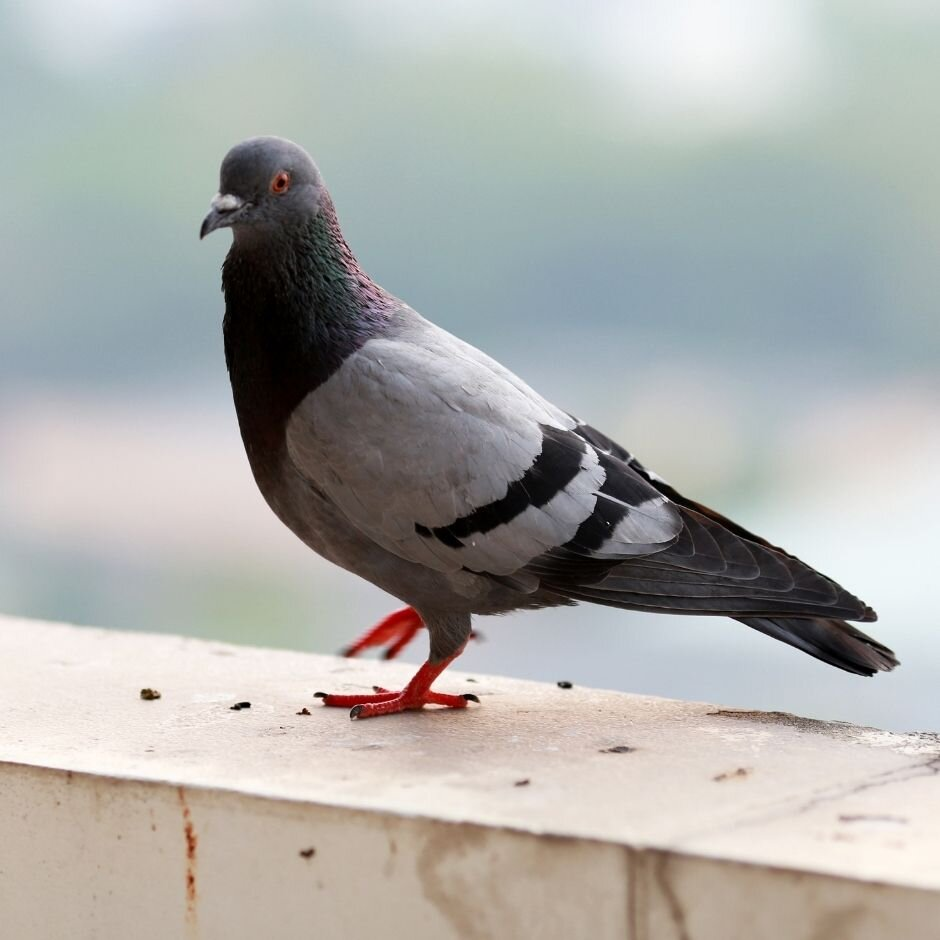
#> input picture pigeon.jpg, 940 x 940 px
$ jupyter execute --allow-errors consistency_clustering.ipynb
#> lines starting #> are read from the running program, lines starting #| are printed output that depends on the picture; after the words box and inside, x2 and y2 are one past the last pixel; in counts of white or black regions, pixels touching at a corner belong together; long printed decimals are rounded
[cell 1]
import torch
import torch.nn as nn
from torch.utils.data import DataLoader
import cv2

import os
from matplotlib import pyplot as plt

from PIL import Image
import numpy as np
from sklearn.cluster import KMeans, DBSCAN
from sklearn.mixture import GaussianMixture

PATCH_SIZE = 32

image = Image.open("pigeon.jpg")
#> image is the input picture: PIL image 940x940 RGB; mean R, G, B 173.6, 174, 171.2
sketch = Image.open("pigeon_sketch.png")
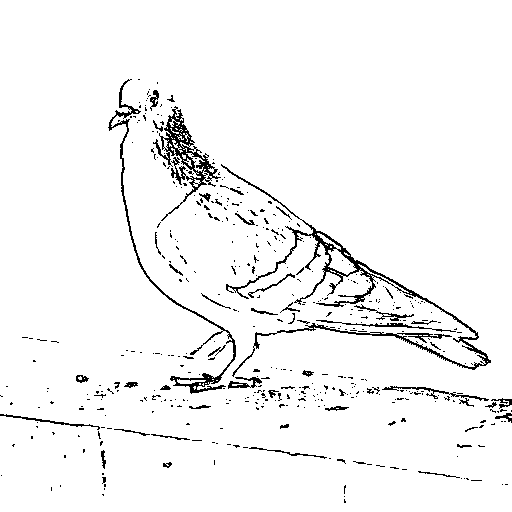
#> input picture pigeon_sketch.png, 512 x 512 px
#> sketch is the input picture: PIL image 512x512 L; 95.8% white; black in thin lines or dots, all inside (x1, y1, x2, y2) = (0, 79, 512, 503)
ascii_lines = Image.open("pigeon_ascii.png")
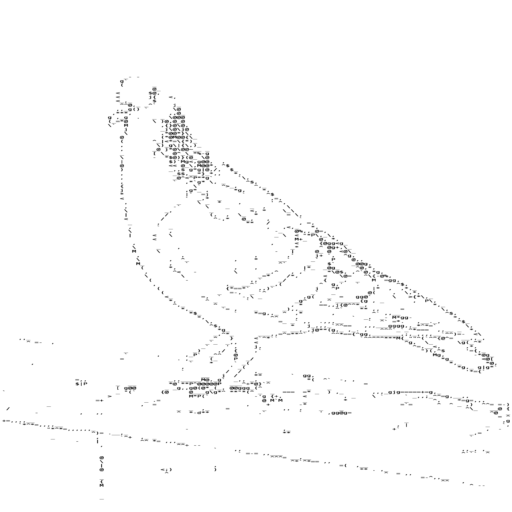
#> input picture pigeon_ascii.png, 512 x 512 px
#> ascii_lines is the input picture: PIL image 512x512 L; min 35, max 255, mean 251.9
bw = Image.open("sit_toyosu.png").convert("L")
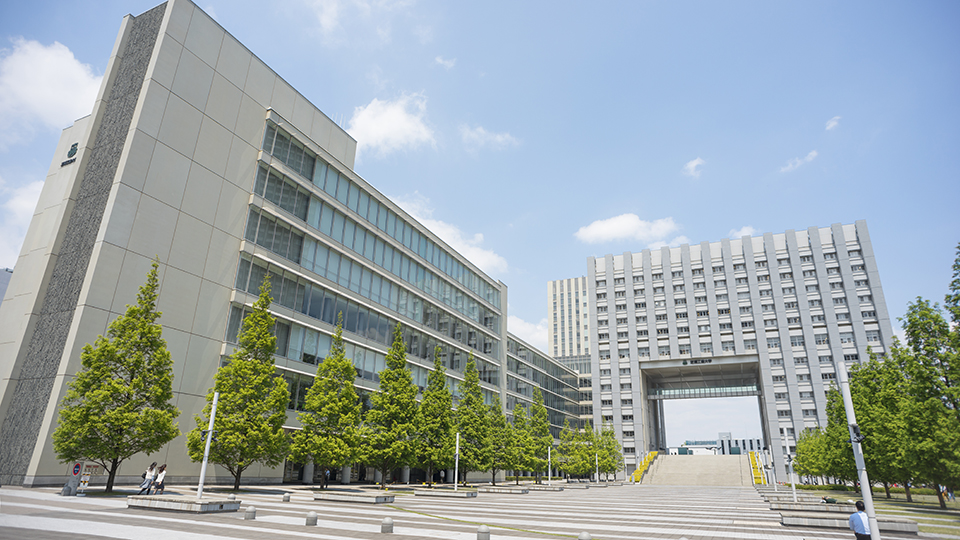
#> input picture sit_toyosu.png, 960 x 540 px
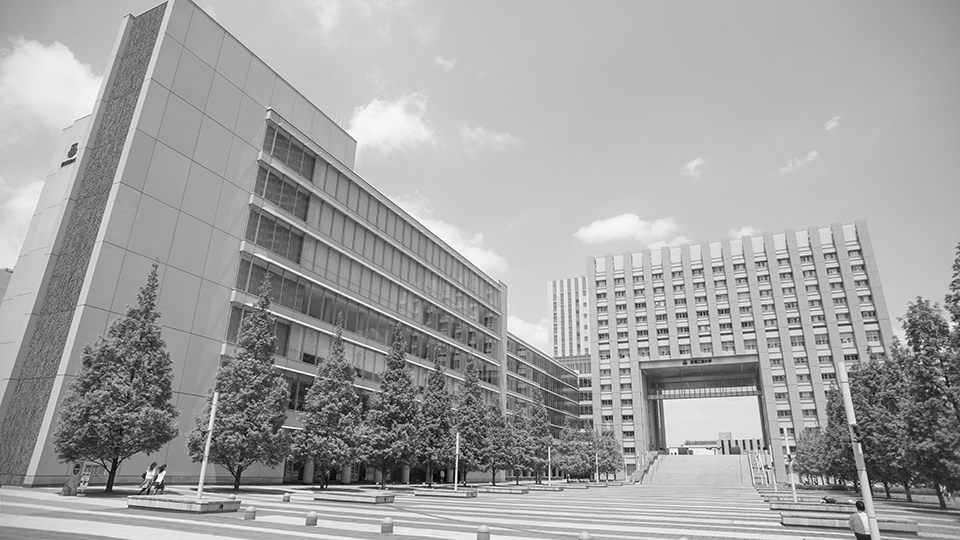
#> bw: PIL image 960x540 L; min 0, max 255, mean 162.6
tone = Image.open("converted_sit_toyosu.png")
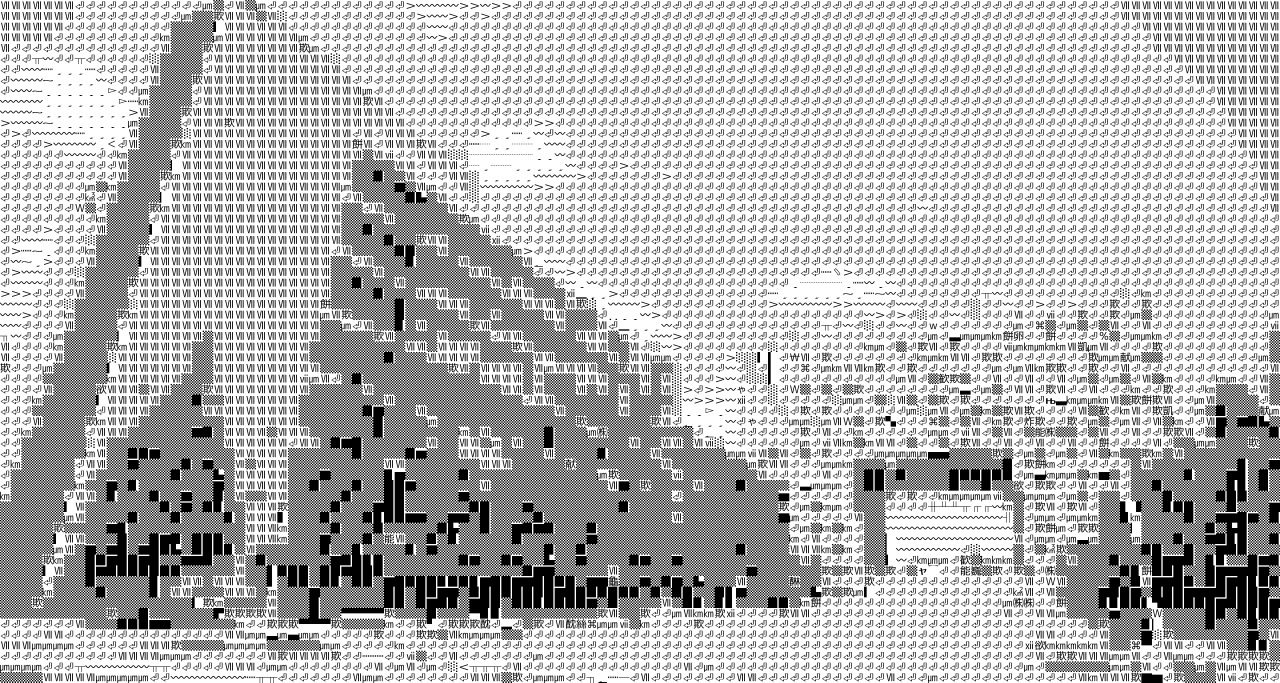
#> input picture converted_sit_toyosu.png, 7680 x 4096 px (shown at 1/6 size)
#> tone is the input picture: PIL image 7680x4096 L; min 0, max 255, mean 182.4

[cell 2]
def extract_patches(image, n, m, filename=None):
#> called with n = 32, m = 32
    patches = []
    image = np.array(image,float)
#> image: shape (512, 512) float64
    height, width = image.shape[:2]
#> height = 512; width = 512
    images_height =0
    images_width = 0

    for y in range(0, height - n + 1, m):
        images_height += 1
        for x in range(0, width - n + 1, m):
            images_width += 1
            patch = image[y:y+n, x:x+n]
            patches.append(patch)
#> after the loop, images_height = 16; images_width = 256; patches = 256 items
    images_width = images_width//images_height
#> images_width = 16

    if filename:
        os.makedirs(filename, exist_ok=True)
        for i, patch in enumerate(patches):
            cv2.imwrite(f"{filename}/{filename}_{i}.png", patch)

    return np.array([patch for patch in patches]), images_width, images_height

[cell 3]
def text_patches(text, n):
    patches = []
    for y in range(0, len(text), n):
        for x in range(0, len(text)):
            square = []
            try:
                patch = text[x].T[y:y+n]
                square.append(patch)
            except IndexError:
                patch = text[x].T[y:len(text[x]+1)]
                for i in range(len(text[x], len(text[x] + n + 1))):
                    patch.append(" ")
                square.append(patch)
            if x%3 == 0:
                patches.append(square)
                square = []
    return patches

#> (a cell that did not finish here is left out)

#> (a cell that did not finish here is left out)

#> (a cell that did not finish here is left out)

[cell 7]
intra_cluster_variances = []

#> (the rest of this cell did not finish here and is left out)

[cell 8]
# Assuming you have a list of image paths called 'image_paths'
# Load the images
images, _, _ = extract_patches(np.array(ascii_lines), PATCH_SIZE, PATCH_SIZE)
intra_cluster_variances = []

for image in images:
    kmeans = KMeans(n_clusters=4)  # You can adjust the number of clusters as needed
    kmeans.fit(image)

    # Print the irregularities
    intra_cluster_variance = kmeans.inertia_
    # print("Intra-cluster variance:", intra_cluster_variance)
    intra_cluster_variances.append(intra_cluster_variance)
#> this loop made 256 passes
#> intra_cluster_variance on passes 1 to 3: 0, 0, 0
#> after the loop, intra_cluster_variances = 256 values, max 1205816.1 at index 69, min 0 at index 0, mean 80489.2

[cell 9]
intra_cluster_variances = np.array(intra_cluster_variances).mean()
#> intra_cluster_variances = 80489.2
print("Intra-cluster variance:", intra_cluster_variances)
#| Intra-cluster variance: 80489.191

[cell 10]
import numpy as np
import cv2
import matplotlib.pyplot as plt
from sklearn.cluster import DBSCAN

img= cv2.imread('pigeon_ascii.png')
#> img: shape (512, 512, 3); min 35, max 255, mean 251.9
labimg = cv2.cvtColor(img, cv2.COLOR_BGR2LAB)
#> labimg: shape (512, 512, 3); mean of channels 0, 1, 2 252.2, 128, 128

n = 0
while(n<4):
    labimg = cv2.pyrDown(labimg)
    n = n+1
#> labimg: shape (32, 32, 3); mean of channels 0, 1, 2 252.2, 128, 128
#> after the loop, n = 4

feature_image=np.reshape(labimg, [-1, 3])
#> feature_image = 1024 rows, first 8: [255, 128, 128], [255, 128, 128], [255, 128, 128], [255, 128, 128], [255, 128, 128], [255, 128, 128], [255, 128, 128], [255, 128, 128]
rows, cols, chs = labimg.shape
#> rows = 32; cols = 32; chs = 3

db = DBSCAN(eps=1, min_samples=3, metric = 'euclidean',algorithm ='auto')
db.fit(feature_image)
labels = db.labels_

indices = np.dstack(np.indices(labimg.shape[:2]))
xycolors = np.concatenate((labimg, indices), axis=-1)
feature_image2 = np.reshape(xycolors, [-1,5])
#> feature_image2 = 1024 rows, first 6: [255, 128, 128, 0, 0], [255, 128, 128, 0, 1], [255, 128, 128, 0, 2], [255, 128, 128, 0, 3], [255, 128, 128, 0, 4], [255, 128, 128, 0, 5]
db.fit(feature_image2)
labels2 = db.labels_

plt.figure(2)
plt.subplot(2, 1, 1)
plt.imshow(img)
plt.axis('off')

# plt.subplot(2, 1, 2)
# plt.imshow(np.reshape(labels, [rows, cols]))
# plt.axis('off')

plt.subplot(2, 1, 2)
plt.imshow(np.reshape(labels2, [rows, cols]))
plt.axis('off')
plt.show()
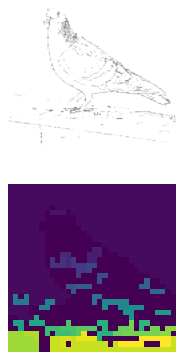
#> figure drawn by matplotlib, 2 panels

[cell 11]
import os
import matplotlib.pyplot as plt
import numpy as np
import cv2
from scipy import stats


img = cv2.imread("pigeon_ascii.png")

# Convert MxNx3 image into Kx3 where K=MxN
img2 = img.reshape((-1,3))  #-1 reshape means, in this case MxN

from sklearn.mixture import GaussianMixture as GMM

#covariance choices, full, tied, diag, spherical

k = 7
gmm_model = GMM(n_components=k, covariance_type='full').fit(img2)  #tied works better than full
gmm_labels = gmm_model.predict(img2)

#Put numbers back to original shape so we can reconstruct segmented image
original_shape = img.shape
#> original_shape = (512, 512, 3)
segmented = gmm_labels.reshape(original_shape[0], original_shape[1])
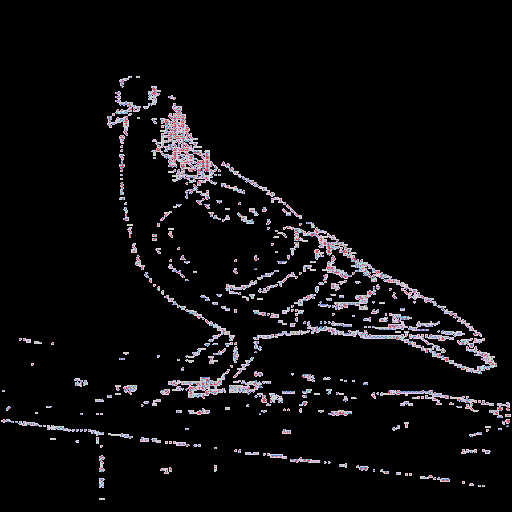
#> segmented: shape (512, 512) int64; 7 distinct labels, from 0 to 6; one colour per label, 0 black
# cv2.imwrite("test_s.tif", segmented)

data = img2.ravel()
#data = data[data != 0]
#data = data[data != 1]  #Removes background pixels (intensities 0 and 1)

gmm = GMM(n_components = k)
gmm = gmm.fit(X=np.expand_dims(data,1))
gmm_x = np.linspace(0,255,256)
gmm_y = np.exp(gmm.score_samples(gmm_x.reshape(-1,1)))
#> gmm_y = 256 values, max 373.9 at index 255, min 4.91e-12 at index 0, mean 1.46


gmm_model.means_

gmm_model.covariances_

gmm_model.weights_


# Plot histograms and gaussian curves
fig, ax = plt.subplots()
ax.hist(img2.ravel(),255,[2,256], density=True, stacked=True)
ax.plot(gmm_x, gmm_y, color="crimson", lw=2, label="GMM")

ax.set_ylabel("Frequency")
ax.set_xlabel("Pixel Intensity")

plt.legend()
plt.grid(False)
plt.xlim([0, 256])

plt.show()
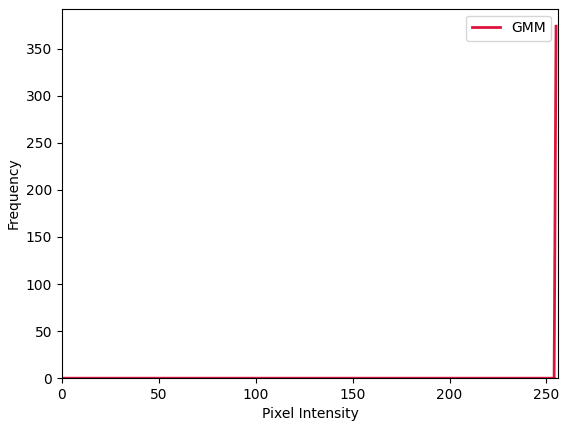
#> figure drawn by matplotlib, 1 panel; tallest bar 0.941 high, from x = 254 to 255; curve peaks at x = 255, y = 373.9

for m in range(gmm_model.n_components):


    pdf = gmm_model.weights_[m] * stats.norm(gmm_model.means_[m, 0],
                                       np.sqrt(gmm_model.covariances_[m, 0])).pdf(gmm_x.reshape(-1,1))


    fig, ax = plt.subplots()
    ax.hist(img2.ravel(),255,[2,256], density=True, stacked=True)
    ax.plot(gmm_x, gmm_y, color="crimson", lw=2, label="GMM")
    plt.fill(gmm_x, pdf, facecolor='gray',
             edgecolor='none')
    plt.xlim(0, 256)
    plt.ylim(0, .06)
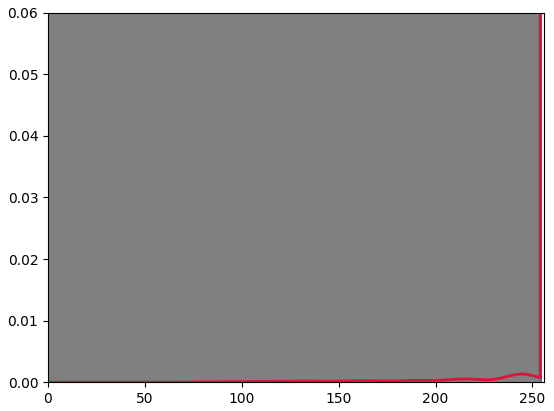
#> figure drawn by matplotlib, 1 panel; tallest bar 0.941 high, from x = 254 to 255; curve peaks at x = 255, y = 373.9
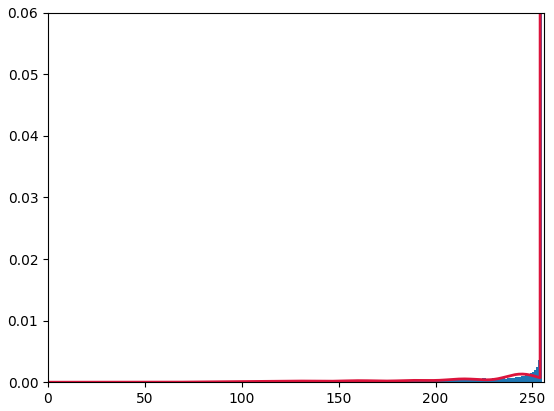
#> figure drawn by matplotlib, 1 panel; tallest bar 0.941 high, from x = 254 to 255; curve peaks at x = 255, y = 373.9
#> figure, not shown here; tallest bar 0.941 high, from x = 254 to 255; curve peaks at x = 255, y = 373.9
#> figure, not shown here; tallest bar 0.941 high, from x = 254 to 255; curve peaks at x = 255, y = 373.9
#> figure, not shown here; tallest bar 0.941 high, from x = 254 to 255; curve peaks at x = 255, y = 373.9
#> figure, not shown here; tallest bar 0.941 high, from x = 254 to 255; curve peaks at x = 255, y = 373.9
